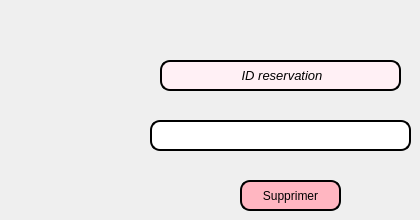
     <widget class="QWidget" name="tab_11">
      <attribute name="title">
       <string>Annuler une réservation</string>
      </attribute>
      <widget class="QLabel" name="label_33">
       <property name="geometry">
        <rect>
         <x>160</x>
         <y>60</y>
         <width>241</width>
         <height>31</height>
        </rect>
       </property>
       <property name="styleSheet">
        <string notr="true">border: 2px solid black;
font: 75 8pt &quot;MS Shell Dlg 2&quot;;
border-radius: 10px;
padding: 0 8px;
background: #FFF0F5;
font: bold, &quot;Comic Sans MS&quot;;;
text-align:center;
</string>
       </property>
       <property name="text">
        <string>&lt;html&gt;&lt;head/&gt;&lt;body&gt;&lt;p align=&quot;center&quot;&gt;&lt;span style=&quot; font-size:10pt; font-style:italic; color:#000000;&quot;&gt;ID reservation&lt;/span&gt;&lt;/p&gt;&lt;/body&gt;&lt;/html&gt;</string>
       </property>
      </widget>
      <widget class="QLineEdit" name="lineEdit_18">
       <property name="geometry">
        <rect>
         <x>150</x>
         <y>120</y>
         <width>261</width>
         <height>31</height>
        </rect>
       </property>
       <property name="styleSheet">
        <string notr="true">border: 2px solid black;
border-radius: 10px;
padding: 0 8px;
background: white;
selection-background-color: gray;</string>
       </property>
      </widget>
      <widget class="QPushButton" name="pushButton_17">
       <property name="geometry">
        <rect>
         <x>240</x>
         <y>180</y>
         <width>101</width>
         <height>31</height>
        </rect>
       </property>
       <property name="styleSheet">
        <string notr="true">border: 2px solid black;
border-radius: 10px;
padding: 0 8px;
background:#FFB6C1	;
font: bold, &quot;Comic Sans MS&quot;</string>
       </property>
       <property name="text">
        <string>Supprimer</string>
       </property>
      </widget>
     </widget>
